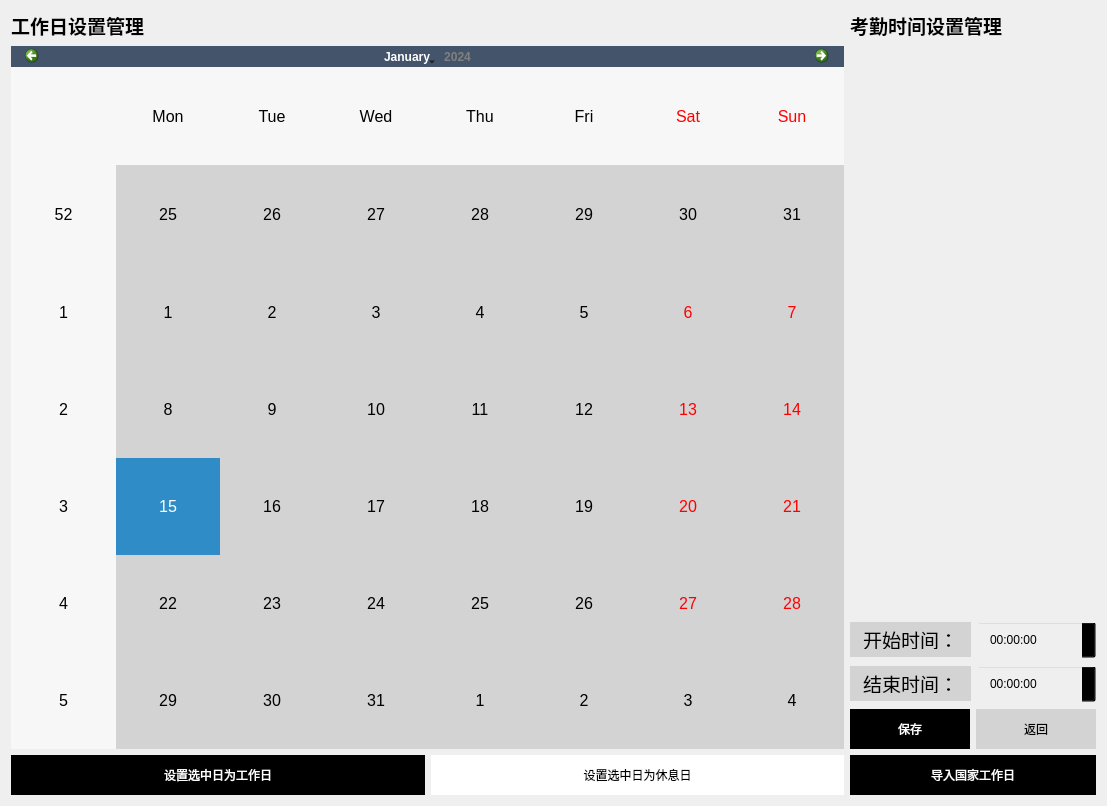
<?xml version="1.0" encoding="UTF-8"?>
<ui version="4.0">
 <class>WorkingSet</class>
 <widget class="QWidget" name="WorkingSet">
  <property name="enabled">
   <bool>true</bool>
  </property>
  <property name="geometry">
   <rect>
    <x>0</x>
    <y>0</y>
    <width>1107</width>
    <height>806</height>
   </rect>
  </property>
  <property name="minimumSize">
   <size>
    <width>0</width>
    <height>0</height>
   </size>
  </property>
  <property name="maximumSize">
   <size>
    <width>99999</width>
    <height>99999</height>
   </size>
  </property>
  <property name="windowTitle">
   <string>Form</string>
  </property>
  <property name="styleSheet">
   <string notr="true">QPalette{background:#F0F0F0;}QGroupBox#gboxDevicePanel&gt;QLabel{color:#6F6F6F;}

QWidget#frmMain,QWidget[Form=&quot;true&quot;]{
border:1px solid #D4D0C8;
border-radius:0px;
}

.QFrame{
border:1px solid #DCDCDC;
border-radius:5px;
}

QLabel,QLineEdit,QTextEdit,QPlainTextEdit,QSpinBox,QGroupBox,QComboBox,QDateEdit,QTimeEdit,QDateTimeEdit,QSpinBox,QTreeView,QListView,QTableView,QTabWidget::pane{
color:#6F6F6F;
}

QWidget#widget_title{
background:qlineargradient(spread:pad,x1:0,y1:0,x2:0,y2:1,stop:0 #EEEEEE,stop:1 #E5E5E5);
}

QLabel#lab_Ico,QLabel#lab_Title{
border-radius:0px;
color:#6F6F6F;
background-color:rgba(0,0,0,0);
border-style:none;
}

QToolButton::menu-indicator{
image:None;
}

QToolButton,QWidget#widget_frm&gt;QLabel{
border-style:none;
padding:10px;
color:#6F6F6F;
background:qlineargradient(spread:pad,x1:0,y1:0,x2:0,y2:1,stop:0 #EEEEEE,stop:1 #E5E5E5);
}

QToolButton:hover,QWidget#widget_frm&gt;QLabel:hover{
background:qlineargradient(spread:pad,x1:0,y1:0,x2:0,y2:1,stop:0 #FCFCFC,stop:1 #F7F7F7);
}

QLabel[labVideo=&quot;true&quot;]{
color:#6F6F6F;
border:1px solid #DCDCDC;
background:qlineargradient(spread:pad,x1:0,y1:0,x2:0,y2:1,stop:0 #EEEEEE,stop:1 #E5E5E5);
}

QLabel[labVideo=&quot;true&quot;]:focus{
border:1px solid #FF0000;
background:qlineargradient(spread:pad,x1:0,y1:0,x2:0,y2:1,stop:0 #FCFCFC,stop:1 #F7F7F7);
}

QLineEdit,QTextEdit,QPlainTextEdit,QSpinBox{
border:1px solid #DCDCDC;
border-radius:5px;
padding:2px;
background:none;
selection-background-color:#EEEEEE;
selection-color:#6F6F6F;
}

QLineEdit[echoMode=&quot;2&quot;]{
lineedit-password-character:9679;
}

.QGroupBox{
border:1px solid #DCDCDC;
border-radius:5px;
}

.QPushButton{
border-style:none;
border:1px solid #DCDCDC;
color:#6F6F6F;
padding:5px;
min-height:20px;
border-radius:5px;
background:qlineargradient(spread:pad,x1:0,y1:0,x2:0,y2:1,stop:0 #EEEEEE,stop:1 #E5E5E5);
}

.QPushButton:hover{
background:qlineargradient(spread:pad,x1:0,y1:0,x2:0,y2:1,stop:0 #FCFCFC,stop:1 #F7F7F7);
}

.QPushButton:pressed{
background:qlineargradient(spread:pad,x1:0,y1:0,x2:0,y2:1,stop:0 #EEEEEE,stop:1 #E5E5E5);
}

.QPushButton:disabled{
color:#838383;
background:#F4F4F4;
}

QPushButton#btnSplitterH{
padding:2px;
min-height:8px;
}

QPushButton#btnMenu,QPushButton#btnMenu_Min,QPushButton#btnMenu_Max,QPushButton#btnMenu_Close,QPushButton#btnSplitterV,QPushButton#btnSplitterH{
border-radius:0px;
color:#6F6F6F;
background-color:rgba(0,0,0,0);
border-style:none;
}

QPushButton#btnMenu:hover,QPushButton#btnMenu_Min:hover,QPushButton#btnMenu_Max:hover,QPushButton#btnSplitterV:hover,QPushButton#btnSplitterH:hover{
background-color:qlineargradient(spread:pad,x1:0,y1:1,x2:0,y2:0,stop:0 rgba(25,134,199,0),stop:1 #FCFCFC);
}

QPushButton#btnMenu_Close:hover{
background-color:qlineargradient(spread:pad,x1:0,y1:1,x2:0,y2:0,stop:0 rgba(238,0,0,128),stop:1 rgba(238,44,44,255));
}

QCheckBox{
color:#6F6F6F;
spacing:2px;
}

QCheckBox::indicator{
width:20px;
height:20px;
}

QCheckBox::indicator:unchecked{
image:url(:/image/checkbox_unchecked.png);
}

QCheckBox::indicator:checked{
image:url(:/image/checkbox_checked.png);
}

QRadioButton{
color:#6F6F6F;
spacing:2px;
}

QRadioButton::indicator{
width:15px;
height:15px;
}

QRadioButton::indicator::unchecked{
image:url(:/image/radio_normal.png);
}

QRadioButton::indicator::checked{
image:url(:/image/radio_selected.png);
}

QSpinBox::up-button,QDateEdit::up-button,QTimeEdit::up-button,QDateTimeEdit::up-button{
image:url(:/image/add_top.png);
}

QSpinBox::down-button,QDateEdit::down-button,QTimeEdit::down-button,QDateTimeEdit::down-button{
image:url(:/image/add_bottom.png);
}

QComboBox,QDateEdit,QTimeEdit,QDateTimeEdit,QSpinBox{
border-radius:3px;
padding:3px 5px 3px 5px;
border:1px solid #DCDCDC;
background:none;
selection-background-color:#EEEEEE;
selection-color:#6F6F6F;
}

QComboBox::drop-down,QDateEdit::drop-down,QTimeEdit::drop-down,QDateTimeEdit::drop-down{
subcontrol-origin:padding;
subcontrol-position:top right;
width:15px;
border-left-width:1px;
border-left-style:solid;
border-top-right-radius:3px;
border-bottom-right-radius:3px;
border-left-color:#DCDCDC;
}

QComboBox::down-arrow,QDateEdit::down-arrow,QTimeEdit::down-arrow,QDateTimeEdit::down-arrow{
image:url(:/image/add_bottom.png);
}

QMenu{
color:#6F6F6F;
background-color:#EEEEEE;
margin:2px;
}

QMenu::item{
padding:3px 20px 3px 20px;
}

QMenu::indicator{
width:13px;
height:13px;
}

QMenu::item:selected{
color:#6F6F6F;
border:0px solid #DCDCDC;
background:qlineargradient(spread:pad,x1:0,y1:0,x2:0,y2:1,stop:0 #EEEEEE,stop:1 #E5E5E5);
}

QMenu::separator{
height:1px;
background:#DCDCDC;
}

QProgressBar{
background:#EEEEEE;
border-radius:5px;
text-align:center;
border:1px solid #DCDCDC;
}

QProgressBar::chunk{
width:5px;
margin:0.5px;
background-color:#DCDCDC;
}

QSlider::groove:horizontal,QSlider::add-page:horizontal{
height:8px;
border-radius:3px;
background:#DCDCDC;
}

QSlider::sub-page:horizontal{
height:8px;
border-radius:3px;
background:#8C8C8C;
}

QSlider::handle:horizontal{
width:13px;
margin-top:-3px;
margin-bottom:-3px;
border-radius:6px;
background:qradialgradient(spread:pad,cx:0.5,cy:0.5,radius:0.5,fx:0.5,fy:0.5,stop:0.6 #FCFCFC,stop:0.8 #DCDCDC);
}

QSlider::groove:vertical,QSlider::sub-page:vertical{
width:8px;
border-radius:3px;
background:#DCDCDC;
}

QSlider::add-page:vertical{
width:8px;
border-radius:3px;
background:#8C8C8C;
}

QSlider::handle:vertical{
height:13px;
margin-left:-2px;
margin-right:-3px;
border-radius:6px;
background:qradialgradient(spread:pad,cx:0.5,cy:0.5,radius:0.5,fx:0.5,fy:0.5,stop:0.6 #FCFCFC,stop:0.8 #DCDCDC);
}

QScrollBar:vertical{
width:10px;
background-color:rgba(0,0,0,0%);
padding-top:10px;
padding-bottom:10px;
}

QScrollBar:horizontal{
height:10px;
background-color:rgba(0,0,0,0%);
padding-left:10px;
padding-right:10px;
}

QScrollBar::handle:vertical,QScrollBar::handle:horizontal{
width:10px;
background:#8C8C8C;
}

QScrollBar::handle:vertical:hover,QScrollBar::handle:horizontal:hover{
width:10px;
background:#8C8C8C;
}

QScrollBar::add-line:vertical{
height:10px;
width:10px;
subcontrol-position:bottom;
subcontrol-origin:margin;
border-image:url(:/image/add_bottom.png);
}

QScrollBar::add-line:horizontal{
height:10px;
width:10px;
subcontrol-position:right;
subcontrol-origin:margin;
border-image:url(:/image/add_right.png);
}

QScrollBar::sub-line:vertical{
height:10px;
width:10px;
subcontrol-position:top;
subcontrol-origin:margin;
border-image:url(:/image/add_top.png);
}

QScrollBar::sub-line:horizontal{
height:10px;
width:10px;
subcontrol-position:left;
subcontrol-origin:margin;
border-image:url(:/image/add_left.png);
}

QScrollBar::add-page:vertical,QScrollBar::sub-page:vertical,QScrollBar::add-page:horizontal,QScrollBar::sub-page:horizontal{
width:10px;
background:#DCDCDC;
}

QScrollArea{
border:0px;
}

QTreeView,QListView,QTableView,QTabWidget::pane{
border:1px solid #DCDCDC;
selection-background-color:#FCFCFC;
selection-color:#6F6F6F;
alternate-background-color:#F7F7F7;
}

QTableView::item:selected,QListView::item:selected,QTreeView::item:selected{
color:#6F6F6F;
background:qlineargradient(spread:pad,x1:0,y1:0,x2:0,y2:1,stop:0 #EEEEEE,stop:1 #E5E5E5);
}

QTableView::item:hover,QListView::item:hover,QTreeView::item:hover{
color:#6F6F6F;
background:qlineargradient(spread:pad,x1:0,y1:0,x2:0,y2:1,stop:0 #FCFCFC,stop:1 #F7F7F7);
}

QTableView::item,QListView::item,QTreeView::item{
padding:5px;
margin:0px;
}

QHeaderView::section,QTableCornerButton:section{
padding:3px;
margin:0px;
color:#6F6F6F;
border:1px solid #DCDCDC;
background:qlineargradient(spread:pad,x1:0,y1:0,x2:0,y2:1,stop:0 #FCFCFC,stop:1 #F7F7F7);
}

QTabBar::tab{
border-radius:5px;
border:1px solid #DCDCDC;
color:#6F6F6F;
min-width:55px;
min-height:20px;
padding:3px 8px 3px 8px;
margin:1px;
background:qlineargradient(spread:pad,x1:0,y1:0,x2:0,y2:1,stop:0 #FCFCFC,stop:1 #F7F7F7);
}

QTabBar::tab:selected,QTabBar::tab:hover{
background:qlineargradient(spread:pad,x1:0,y1:0,x2:0,y2:1,stop:0 #EEEEEE,stop:1 #E5E5E5);
}

QStatusBar::item{
border:0px solid #EEEEEE;
border-radius:3px;
}

QToolBox::tab,QToolTip,QGroupBox#gboxDevicePanel{
padding:3px;
border-radius: 5px;
color:#6F6F6F;
background:qlineargradient(spread:pad,x1:0,y1:0,x2:0,y2:1,stop:0 #EEEEEE,stop:1 #E5E5E5);
}

QToolBox::tab:selected{
background:qlineargradient(spread:pad,x1:0,y1:0,x2:0,y2:1,stop:0 #FCFCFC,stop:1 #F7F7F7);
}
	border-image: url(:/img/image/workingWidget2.png);</string>
  </property>
  <layout class="QGridLayout" name="gridLayout">
   <item row="0" column="2">
    <widget class="QLabel" name="workingtime_tip_label">
     <property name="font">
      <font>
       <family>Microsoft JhengHei</family>
       <pointsize>14</pointsize>
       <weight>75</weight>
       <bold>true</bold>
      </font>
     </property>
     <property name="text">
      <string>考勤时间设置管理</string>
     </property>
    </widget>
   </item>
   <item row="5" column="0">
    <layout class="QHBoxLayout" name="workingday_btn_layout">
     <item>
      <widget class="QPushButton" name="pushButtonSet1">
       <property name="styleSheet">
        <string notr="true">QPushButton{ 
	border: none;  
    background-color:lightBlack;
	color:white;  
    border-style: solid;  
    border-radius:0px;  
    width: 130px;  
    height:40px;  
	
	border-image: url(:/css/style.qss);
    padding:0 0px;  
    margin:0 0px; 

} 

QPushButton:hover{
    background-color: lightGray;
}


QPushButton:pressed{
    background-color: gray;
}</string>
       </property>
       <property name="text">
        <string>设置选中日为工作日</string>
       </property>
      </widget>
     </item>
     <item>
      <widget class="QPushButton" name="pushButtonCancel1">
       <property name="styleSheet">
        <string notr="true">QPushButton{ 
border: none;  
    background-color:white;  
color:black;
    border-style: solid;  
    border-radius:0px;  
    width: 130px;
    height:40px;
    padding:0 0px;  
    margin:0 0px;  
	border-image: url(:/css/style.qss);}


QPushButton:hover{
    background-color: gray;
}


QPushButton:pressed{
    background-color: lightBlack;
}</string>
       </property>
       <property name="text">
        <string>设置选中日为休息日</string>
       </property>
      </widget>
     </item>
    </layout>
   </item>
   <item row="5" column="2">
    <layout class="QVBoxLayout" name="national_workingday_btn_layout">
     <item>
      <widget class="QPushButton" name="pushButtonImport">
       <property name="styleSheet">
        <string notr="true">QPushButton{ 
border: none;  
    background-color:black;  
	 color:white;
    border-style: solid;  
    border-radius:0px;  
	border-style: outset;
    width: 140px;
    height:40px;
    padding:0 0px;  
    margin:0 0px;  
	border-image: url(:/css/style.qss);}QPushButton:hover{
    background-color: lightGray;
}


QPushButton:pressed{
    background-color: gray;
}</string>
       </property>
       <property name="text">
        <string>导入国家工作日</string>
       </property>
      </widget>
     </item>
    </layout>
   </item>
   <item row="0" column="0">
    <widget class="QLabel" name="workingday_tip_label">
     <property name="maximumSize">
      <size>
       <width>16777215</width>
       <height>50</height>
      </size>
     </property>
     <property name="font">
      <font>
       <family>Microsoft YaHei UI</family>
       <pointsize>14</pointsize>
       <weight>75</weight>
       <bold>true</bold>
      </font>
     </property>
     <property name="text">
      <string>工作日设置管理</string>
     </property>
    </widget>
   </item>
   <item row="1" column="2">
    <layout class="QVBoxLayout" name="verticalLayout">
     <item>
      <widget class="QWidget" name="widget" native="true"/>
     </item>
     <item>
      <layout class="QHBoxLayout" name="start_time_edit_layout">
       <item>
        <widget class="QLabel" name="labelStartTime">
         <property name="maximumSize">
          <size>
           <width>16777215</width>
           <height>35</height>
          </size>
         </property>
         <property name="font">
          <font>
           <pointsize>14</pointsize>
           <weight>50</weight>
           <italic>false</italic>
           <bold>false</bold>
          </font>
         </property>
         <property name="styleSheet">
          <string notr="true">QLabel
{
background-color:lightGray;
color:black;
padding:8px;
font:ft;
}</string>
         </property>
         <property name="text">
          <string>开始时间：</string>
         </property>
        </widget>
       </item>
       <item>
        <widget class="QTimeEdit" name="timeEdit">
         <property name="styleSheet">
          <string notr="true">QTimeEdit
{
background-color:transparent;
color:black;
padding:8px;
}</string>
         </property>
        </widget>
       </item>
      </layout>
     </item>
     <item>
      <layout class="QHBoxLayout" name="end_time_edit_layout">
       <item>
        <widget class="QLabel" name="label">
         <property name="maximumSize">
          <size>
           <width>16777215</width>
           <height>35</height>
          </size>
         </property>
         <property name="font">
          <font>
           <pointsize>14</pointsize>
           <weight>50</weight>
           <italic>false</italic>
           <bold>false</bold>
          </font>
         </property>
         <property name="styleSheet">
          <string notr="true">QLabel
{
background-color:lightGray;
color:black;
padding:8px;
font:ft;
}</string>
         </property>
         <property name="text">
          <string>结束时间：</string>
         </property>
        </widget>
       </item>
       <item>
        <widget class="QTimeEdit" name="timeEdit_2">
         <property name="styleSheet">
          <string notr="true">QTimeEdit
{
background-color:transparent;
color:black;
padding:8px;
}</string>
         </property>
        </widget>
       </item>
      </layout>
     </item>
     <item>
      <layout class="QHBoxLayout" name="workingtime_btn_layout">
       <item>
        <widget class="QPushButton" name="pushButtonSave2">
         <property name="styleSheet">
          <string notr="true">QPushButton{ 
border: none;  
    background-color:lightBlack;  
	 color:white;
    border-style: solid;  
    border-radius:0px;  
    width: 120px;
    height:40px;
    padding:0 0px;  
    margin:0 0px;  
	border-image: url(:/css/style.qss);}
QPushButton#pButtonRegistAccount:hover
{
   background-color:transparent;
}
QPushButton:hover{
    background-color: lightGray;
}


QPushButton:pressed{
    background-color: gray;
}</string>
         </property>
         <property name="text">
          <string>保存</string>
         </property>
        </widget>
       </item>
       <item>
        <widget class="QPushButton" name="pushButtonReturn2">
         <property name="styleSheet">
          <string notr="true">QPushButton{ 
border: none;  
    background-color:lightGray;
	color:black;  
    border-style: solid;  
    border-radius:0px;  
    width: 120px;
    height:40px;
    padding:0 0px;  
    margin:0 0px;  
	border-image: url(:/css/style.qss);}

QPushButton:hover{
    background-color: gray;
}


QPushButton:pressed{
    background-color: gray;
}</string>
         </property>
         <property name="text">
          <string>返回</string>
         </property>
        </widget>
       </item>
      </layout>
     </item>
    </layout>
   </item>
   <item row="1" column="0">
    <widget class="QCalendarWidget" name="calendarWidget">
     <property name="autoFillBackground">
      <bool>false</bool>
     </property>
     <property name="styleSheet">
      <string notr="true">/*日历*/
QCalendarWidget QHeaderView {
    qproperty-minimumSectionSize:0;
}
QCalendarWidget QMenu{
    background-color: rgb(133,133,133);
}
#qt_calendar_calendarview {
    background: lightGray;
color:black;
    font: 16px;
}
#qt_calendar_monthbutton {
    background-color: rgba(68,84,106,1);
}
#qt_calendar_yearbutton {
    background-color: rgba(68,84,106,1);
color:gray;
}
#qt_calendar_yearedit {
    background-color: rgba(68,84,106,1);
}
#qt_calendar_navigationbar {
    background-color: rgba(68,84,106,1);
}
QToolButton#qt_calendar_prevmonth {
    background: transparent;
    border: none;
    width: 40px;
    qproperty-icon: url(:/images/images/btnPrevMonth.png);
}
QToolButton#qt_calendar_nextmonth {
    background: transparent;
    border: none;
    width: 40px;
    qproperty-icon: url(:/images/images/btnNextMonth.png);
}
QCalendarWidget QAbstractItemView {
    color: lightgray;
}
</string>
     </property>
    </widget>
   </item>
  </layout>
 </widget>
 <resources>
  <include location="login.qrc"/>
 </resources>
 <connections/>
 <slots>
  <slot>stackedWidgetChange()</slot>
  <slot>workingDayImport()</slot>
  <slot>setWorkingDay()</slot>
  <slot>cancelSetWorkingDay()</slot>
  <slot>setWorkingTime()</slot>
  <slot>cancelSetWorkingTime()</slot>
 </slots>
</ui>
